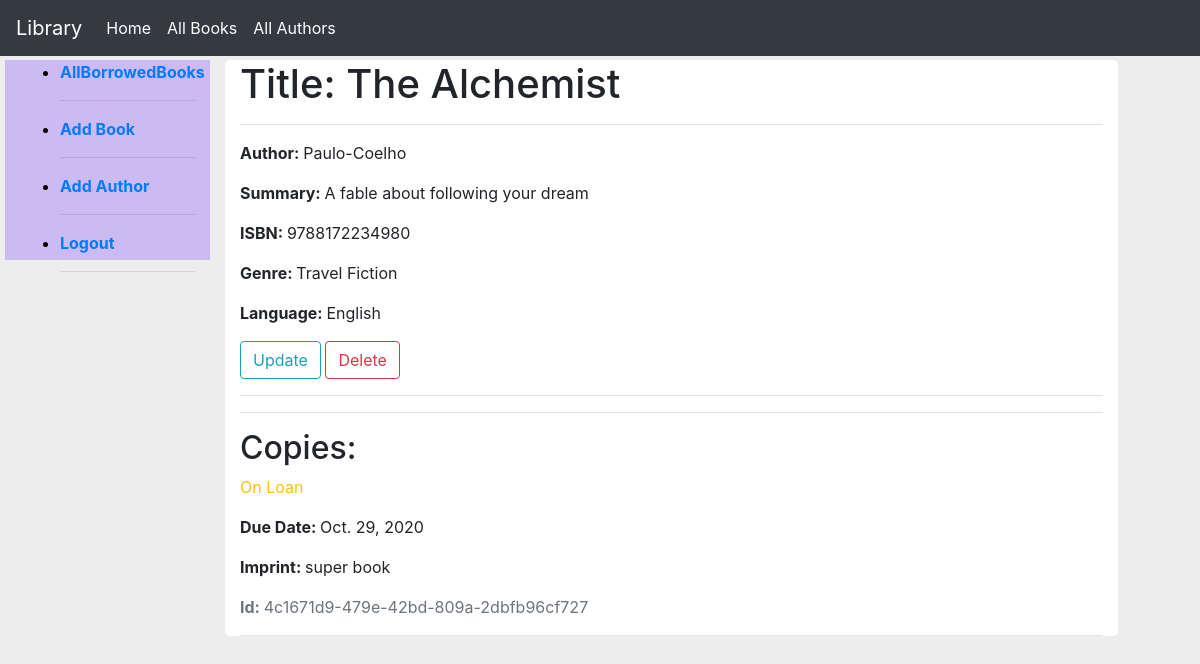
/catalog/books/2/ (signed in), run on an earlier commit of the app's database.
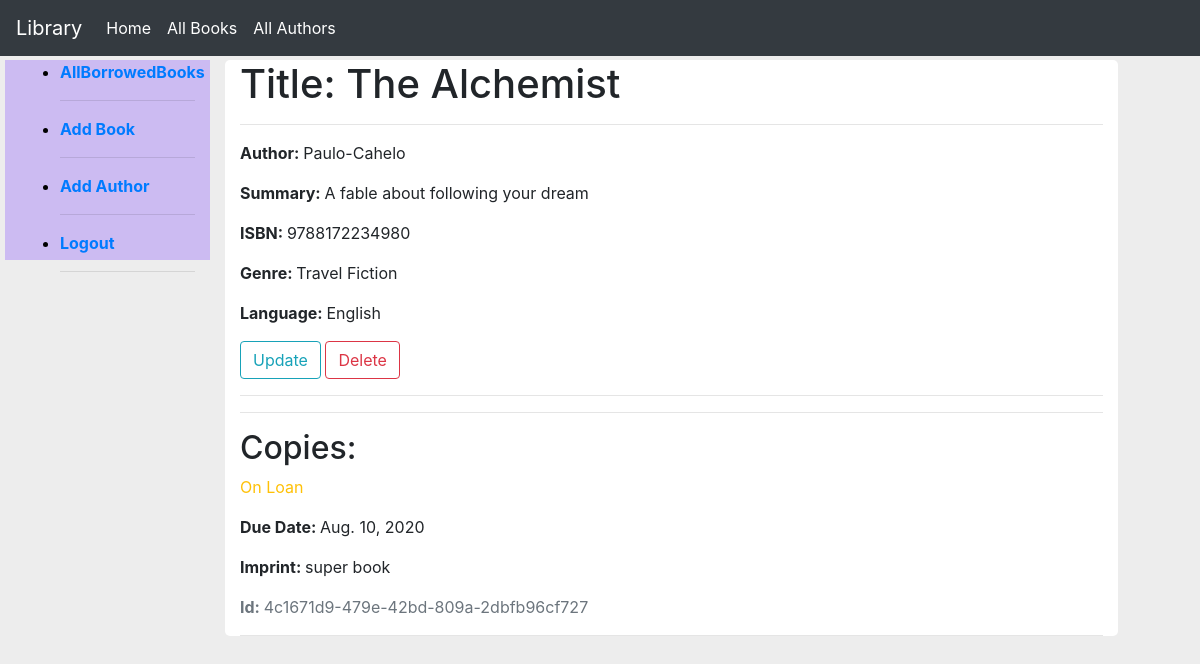
And on a later commit of the database.
### catalog/models.py (models this page shows, shortened)
class Book(models.Model):
    title = models.CharField(max_length=200)
    author = models.ForeignKey('Author', on_delete=models.SET_NULL, null=True)
    summary = models.TextField(max_length=1000, help_text="Enter a brief description of the book")
    isbn = models.CharField('ISBN', max_length=13,help_text="13 character unique number")
    genre = models.ManyToManyField(Genre, help_text="Select the genre of the book")
    language = models.ForeignKey('Language', on_delete=models.SET_NULL, null=True)
    def display_genre(self):
        return ", ".join(genre.name for genre in self.genre.all()[:3])
    display_genre.short_description = "Genre"

class Author(models.Model):
    first_name = models.CharField(max_length=100)
    last_name = models.CharField(max_length=100)
    date_of_birth = models.DateField(null=True, blank=True)
    date_of_death = models.DateField('Died',null=True, blank=True)
    class Meta:
        ordering = ['last_name','first_name']
    def __str__(self):
        return f"{self.first_name}-{self.last_name}"

class BookInstance(models.Model):
    id = models.UUIDField(primary_key=True, default=uuid.uuid4, help_text="Unique ID of the book")
    book = models.ForeignKey('Book',on_delete=models.CASCADE, null=True)
    imprint = models.CharField(max_length=200)
    due_back = models.DateField(null=True, blank=True)
    LOAN_STATUS = (('m','Maintenance'),('o','On Loan'),('a','Available'),('r', 'Received'))
    status = models.CharField(max_length=1, choices=LOAN_STATUS, blank=True,default='m', help_text="Book Availability")
    borrower = models.ForeignKey(User,on_delete=models.SET_NULL, null=True,blank=True)
    class Meta:
        ordering = ['due_back']
        permissions = (('Can_mark_retuned','Set book as returned'),)

class Genre(models.Model):
    name = models.CharField(max_length=200, help_text="Enter a book genre (eg: Science Fiction)")

class Language(models.Model):
    name = models.CharField(max_length=50, help_text="Language (eg: English, German)")
    def __str__(self):
        return self.name

### catalog/views.py (the view)
# urls.py: path('books/<int:pk>/', views.BookDetailView.as_view(), name="bookdetail"),
class BookDetailView(LoginRequiredMixin,DetailView):
    model = Book
    def get(sef,request,pk):
        book = Book.objects.get(id=pk)
        bookins = BookInstance.objects.filter(book=pk)
        ctx = {'book':book,'instances':bookins}
        return render(request,'catalog/detail.html',ctx)

### catalog/templates/catalog/detail.html (shortened to what this page needs)
{% extends "catalog/base.html" %}
{% block content %}
   <h1>Title: {{ book.title }}</h1>
   <hr>
   <p><strong>Author: </strong>{{ book.author }}</p>
   <p><strong>Summary: </strong>{{ book.summary }}</p>
   <p><strong>ISBN: </strong>{{ book.isbn }}</p>
   <p><strong>Genre: </strong>{{ book.display_genre }}</p>
   <p><strong>Language: </strong>{{ book.language }}</p>
   {% if user.is_staff %}
      <a href="{% url 'catalog:bookupdate' book.id %}" class="btn btn-outline-info">Update</a>
      <a href="{% url 'catalog:bookdelete' book.id %}" class="btn btn-outline-danger">Delete</a>
   {% endif %}
   <hr>
   <hr>
   <div class="">
     <h2>Copies: </h2>
     {% for copy in instances %}
       <p class="{% if copy.status == 'a' %}text-success{% elif copy.status == 'm'%}text-danger
       {% else %}text-warning{% endif %}">
         {{ copy.get_status_display }}
       </p>
       {% if copy.status != 'a '%}
           <p><strong>Due Date: </strong> {{ copy.due_back }}</p>
       {% endif %}
       <p><strong>Imprint: </strong>{{ copy.imprint }}</p>
       <p class="text-muted"><strong>Id: </strong>{{ copy.id }}</p>
       <hr>
     {% endfor %}
   </div>
{% endblock %}

What changed in the data, as far as the page shows it:
changed Book "The Alchemist": author "Paulo-Coelho" → "Paulo-Cahelo"
changed BookInstance "On Loan": due_back "Oct. 29, 2020" → "Aug. 10, 2020"
